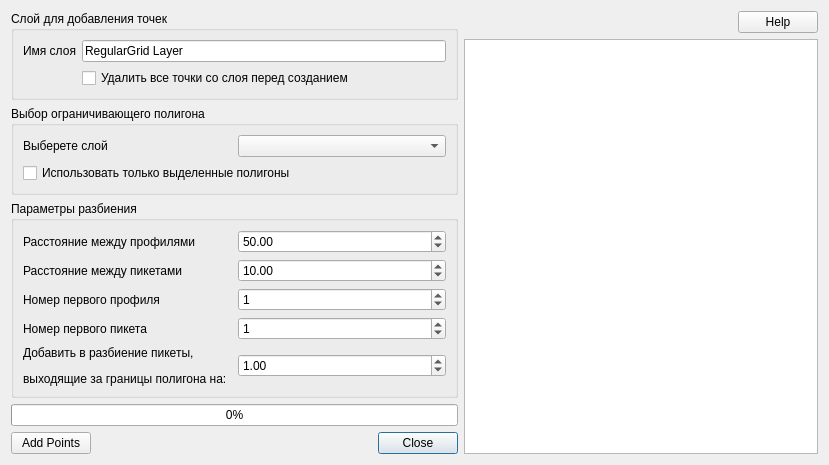
<?xml version="1.0" encoding="UTF-8"?>
<ui version="4.0">
 <class>reggridByPolygonDialog</class>
 <widget class="QDialog" name="reggridByPolygonDialog">
  <property name="geometry">
   <rect>
    <x>0</x>
    <y>0</y>
    <width>829</width>
    <height>439</height>
   </rect>
  </property>
  <property name="windowTitle">
   <string>Создать регулярную сеть в полигоне</string>
  </property>
  <layout class="QGridLayout" name="gridLayout">
   <item row="2" column="0" colspan="3">
    <widget class="QGroupBox" name="groupBox">
     <property name="title">
      <string>Выбор ограничивающего полигона</string>
     </property>
     <layout class="QGridLayout" name="gridLayout_2">
      <item row="0" column="0">
       <widget class="QLabel" name="label">
        <property name="text">
         <string>Выберете слой</string>
        </property>
       </widget>
      </item>
      <item row="0" column="1">
       <widget class="QComboBox" name="comboBox"/>
      </item>
      <item row="1" column="0" colspan="2">
       <widget class="QCheckBox" name="checkBox">
        <property name="enabled">
         <bool>true</bool>
        </property>
        <property name="text">
         <string>Использовать только выделенные полигоны</string>
        </property>
       </widget>
      </item>
     </layout>
    </widget>
   </item>
   <item row="3" column="0" colspan="3">
    <widget class="QGroupBox" name="groupBox_3">
     <property name="title">
      <string>Параметры разбиения</string>
     </property>
     <layout class="QGridLayout" name="gridLayout_4">
      <item row="1" column="0">
       <widget class="QLabel" name="label_4">
        <property name="text">
         <string>Расстояние между пикетами</string>
        </property>
       </widget>
      </item>
      <item row="2" column="0">
       <widget class="QLabel" name="label_5">
        <property name="text">
         <string>Номер первого профиля</string>
        </property>
       </widget>
      </item>
      <item row="0" column="0">
       <widget class="QLabel" name="label_3">
        <property name="text">
         <string>Расстояние между профилями</string>
        </property>
       </widget>
      </item>
      <item row="0" column="1">
       <widget class="QDoubleSpinBox" name="doubleSpinBox">
        <property name="maximum">
         <double>1000.000000000000000</double>
        </property>
        <property name="value">
         <double>50.000000000000000</double>
        </property>
       </widget>
      </item>
      <item row="1" column="1">
       <widget class="QDoubleSpinBox" name="doubleSpinBox_2">
        <property name="maximum">
         <double>1000.000000000000000</double>
        </property>
        <property name="value">
         <double>10.000000000000000</double>
        </property>
       </widget>
      </item>
      <item row="3" column="0">
       <widget class="QLabel" name="label_6">
        <property name="text">
         <string>Номер первого пикета</string>
        </property>
       </widget>
      </item>
      <item row="2" column="1">
       <widget class="QSpinBox" name="spinBox">
        <property name="maximum">
         <number>99999</number>
        </property>
        <property name="value">
         <number>1</number>
        </property>
       </widget>
      </item>
      <item row="3" column="1">
       <widget class="QSpinBox" name="spinBox_2">
        <property name="maximum">
         <number>99999</number>
        </property>
        <property name="value">
         <number>1</number>
        </property>
       </widget>
      </item>
      <item row="4" column="0">
       <widget class="QLabel" name="label_7">
        <property name="text">
         <string>&lt;html&gt;&lt;head/&gt;&lt;body&gt;&lt;p&gt;Добавить в разбиение пикеты, &lt;/p&gt;&lt;p&gt;выходящие за границы полигона на:&lt;/p&gt;&lt;/body&gt;&lt;/html&gt;</string>
        </property>
       </widget>
      </item>
      <item row="4" column="1">
       <widget class="QDoubleSpinBox" name="doubleSpinBox_3">
        <property name="decimals">
         <number>2</number>
        </property>
        <property name="value">
         <double>1.000000000000000</double>
        </property>
       </widget>
      </item>
     </layout>
    </widget>
   </item>
   <item row="4" column="0" colspan="3">
    <widget class="QProgressBar" name="progressBar">
     <property name="value">
      <number>0</number>
     </property>
    </widget>
   </item>
   <item row="1" column="3" rowspan="5">
    <widget class="QTextEdit" name="textEdit">
     <property name="html">
      <string>&lt;!DOCTYPE HTML PUBLIC &quot;-//W3C//DTD HTML 4.0//EN&quot; &quot;http://www.w3.org/TR/REC-html40/strict.dtd&quot;&gt;
&lt;html&gt;&lt;head&gt;&lt;meta name=&quot;qrichtext&quot; content=&quot;1&quot; /&gt;&lt;style type=&quot;text/css&quot;&gt;
p, li { white-space: pre-wrap; }
&lt;/style&gt;&lt;/head&gt;&lt;body style=&quot; font-family:'MS Shell Dlg 2'; font-size:8.25pt; font-weight:400; font-style:normal;&quot;&gt;
&lt;p style=&quot;-qt-paragraph-type:empty; margin-top:0px; margin-bottom:0px; margin-left:0px; margin-right:0px; -qt-block-indent:0; text-indent:0px; font-size:8pt;&quot;&gt;&lt;br /&gt;&lt;/p&gt;&lt;/body&gt;&lt;/html&gt;</string>
     </property>
    </widget>
   </item>
   <item row="5" column="2">
    <widget class="QDialogButtonBox" name="buttonBox">
     <property name="orientation">
      <enum>Qt::Horizontal</enum>
     </property>
     <property name="standardButtons">
      <set>QDialogButtonBox::Close</set>
     </property>
    </widget>
   </item>
   <item row="0" column="3" alignment="Qt::AlignRight">
    <widget class="QPushButton" name="pushButton">
     <property name="text">
      <string>Help</string>
     </property>
    </widget>
   </item>
   <item row="5" column="0">
    <widget class="QPushButton" name="AddButton">
     <property name="text">
      <string>Add Points</string>
     </property>
    </widget>
   </item>
   <item row="0" column="0" rowspan="2" colspan="3">
    <widget class="QGroupBox" name="groupBox_2">
     <property name="title">
      <string>Слой для добавления точек</string>
     </property>
     <layout class="QGridLayout" name="gridLayout_3">
      <item row="1" column="1">
       <widget class="QLineEdit" name="lineEdit">
        <property name="text">
         <string>RegularGrid Layer</string>
        </property>
       </widget>
      </item>
      <item row="3" column="1">
       <widget class="QCheckBox" name="checkBox_3">
        <property name="text">
         <string>Удалить все точки со слоя перед созданием</string>
        </property>
       </widget>
      </item>
      <item row="1" column="0">
       <widget class="QLabel" name="label_2">
        <property name="text">
         <string>Имя слоя</string>
        </property>
       </widget>
      </item>
     </layout>
    </widget>
   </item>
  </layout>
 </widget>
 <resources/>
 <connections>
  <connection>
   <sender>buttonBox</sender>
   <signal>accepted()</signal>
   <receiver>reggridByPolygonDialog</receiver>
   <slot>accept()</slot>
   <hints>
    <hint type="sourcelabel">
     <x>248</x>
     <y>254</y>
    </hint>
    <hint type="destinationlabel">
     <x>157</x>
     <y>274</y>
    </hint>
   </hints>
  </connection>
  <connection>
   <sender>buttonBox</sender>
   <signal>rejected()</signal>
   <receiver>reggridByPolygonDialog</receiver>
   <slot>reject()</slot>
   <hints>
    <hint type="sourcelabel">
     <x>316</x>
     <y>260</y>
    </hint>
    <hint type="destinationlabel">
     <x>286</x>
     <y>274</y>
    </hint>
   </hints>
  </connection>
 </connections>
</ui>
